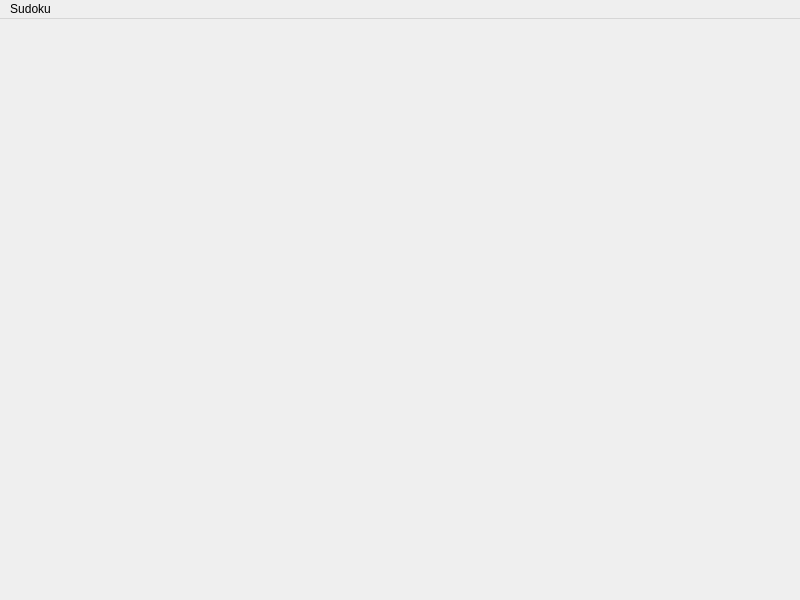
<?xml version="1.0" encoding="UTF-8"?>
<ui version="4.0">
 <class>MainWindow</class>
 <widget class="QMainWindow" name="MainWindow">
  <property name="geometry">
   <rect>
    <x>0</x>
    <y>0</y>
    <width>800</width>
    <height>600</height>
   </rect>
  </property>
  <property name="windowTitle">
   <string>MainWindow</string>
  </property>
  <widget class="QWidget" name="centralwidget">
   <layout class="QHBoxLayout" name="horizontalLayout">
    <item>
     <layout class="QVBoxLayout" name="verticalLayout"/>
    </item>
   </layout>
  </widget>
  <widget class="QMenuBar" name="menubar">
   <property name="geometry">
    <rect>
     <x>0</x>
     <y>0</y>
     <width>800</width>
     <height>21</height>
    </rect>
   </property>
   <widget class="QMenu" name="menuSudoku">
    <property name="title">
     <string>Sudoku</string>
    </property>
    <widget class="QMenu" name="menuDifficulties">
     <property name="title">
      <string>Difficulties</string>
     </property>
     <addaction name="actionEasy"/>
     <addaction name="actionNormal"/>
     <addaction name="actionHard"/>
    </widget>
    <addaction name="generateAction"/>
    <addaction name="clearAction"/>
    <addaction name="menuDifficulties"/>
    <addaction name="separator"/>
    <addaction name="toggleSolutionAction"/>
   </widget>
   <addaction name="menuSudoku"/>
  </widget>
  <action name="generateAction">
   <property name="text">
    <string>New Board</string>
   </property>
  </action>
  <action name="clearAction">
   <property name="text">
    <string>Clear Board</string>
   </property>
  </action>
  <action name="toggleSolutionAction">
   <property name="text">
    <string>Show Solution</string>
   </property>
  </action>
  <action name="actionEasy">
   <property name="checkable">
    <bool>true</bool>
   </property>
   <property name="text">
    <string>Easy</string>
   </property>
  </action>
  <action name="actionNormal">
   <property name="checkable">
    <bool>true</bool>
   </property>
   <property name="checked">
    <bool>true</bool>
   </property>
   <property name="text">
    <string>Normal</string>
   </property>
  </action>
  <action name="actionHard">
   <property name="checkable">
    <bool>true</bool>
   </property>
   <property name="text">
    <string>Hard</string>
   </property>
  </action>
  <action name="actionSuper_Hard">
   <property name="checkable">
    <bool>true</bool>
   </property>
   <property name="text">
    <string>Super Hard</string>
   </property>
  </action>
 </widget>
 <resources/>
 <connections/>
</ui>
